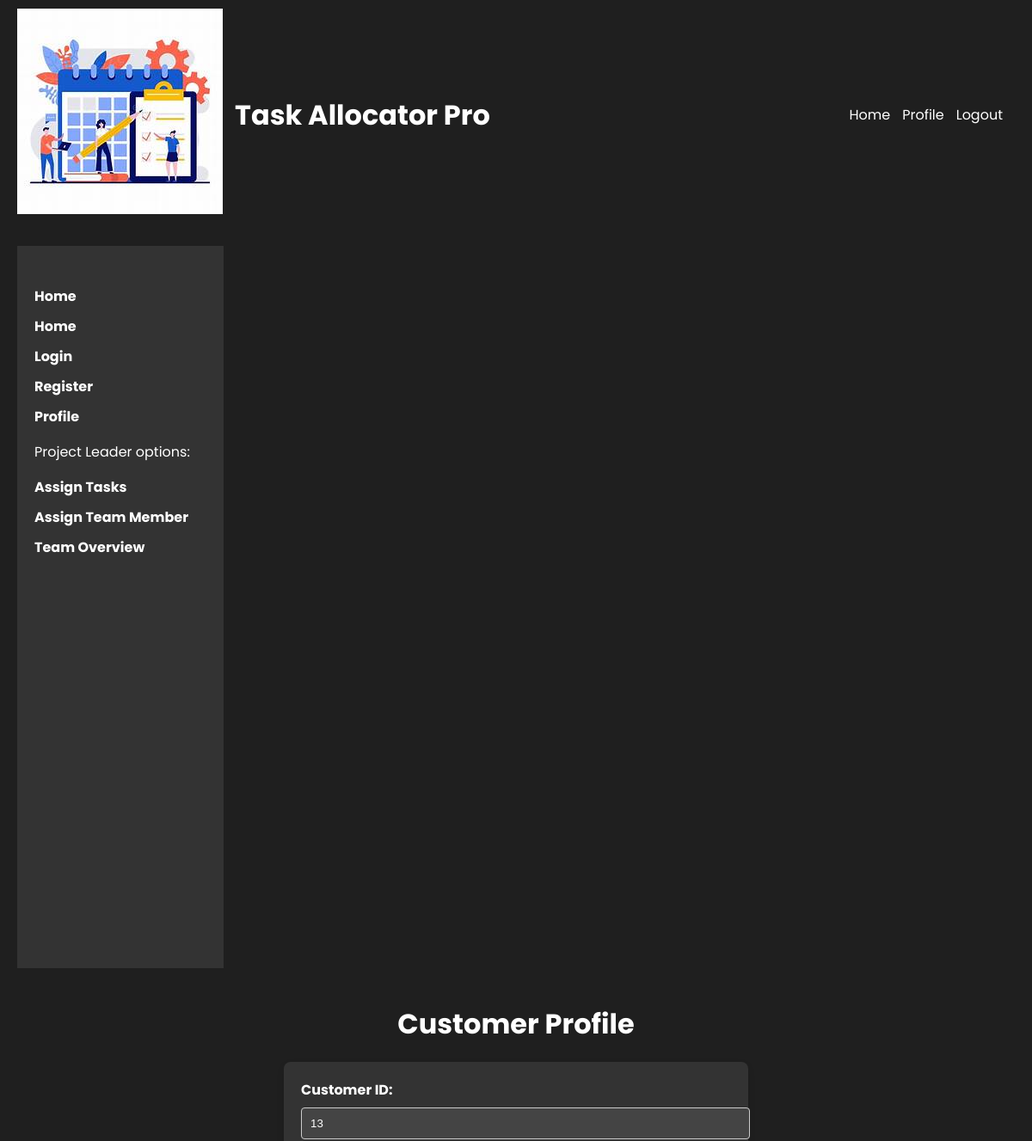
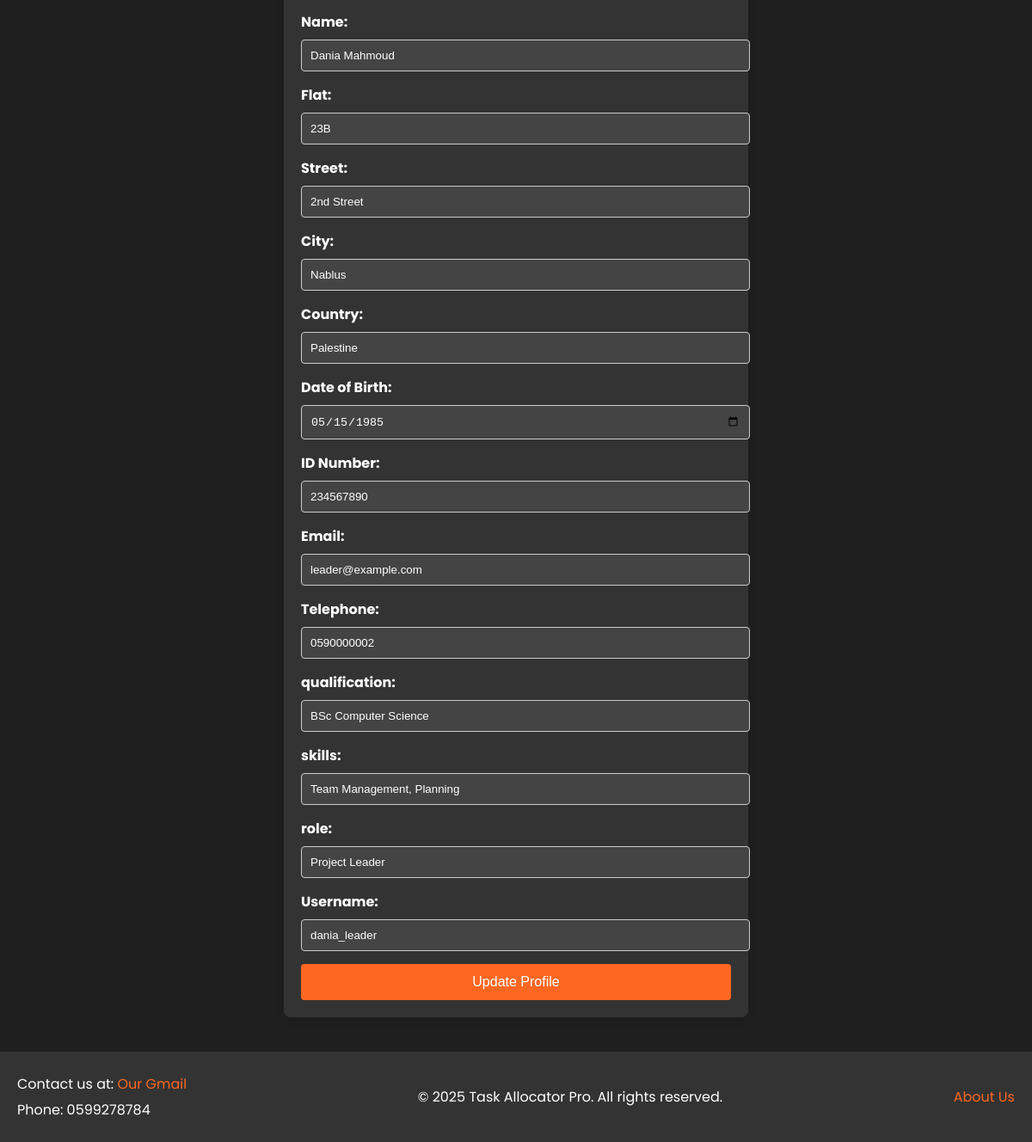
Page /php/profile.php (signed in) on the committed database (2 pictures, top to bottom).
### tables this page shows
CREATE TABLE `users` (
  `user_id` int NOT NULL,
  `name` varchar(255) NOT NULL,
  `email` varchar(255) NOT NULL,
  `role` enum('Manager','Project Leader','Team Member') NOT NULL,
  `username` varchar(50) NOT NULL,
  `password` varchar(255) NOT NULL,
  `flat` varchar(50) NOT NULL,
  `street` varchar(100) NOT NULL,
  `city` varchar(50) NOT NULL,
  `country` varchar(50) NOT NULL,
  `dob` date NOT NULL,
  `idnumber` char(10) NOT NULL,
  `telephone` varchar(15) NOT NULL,
  `qualification` varchar(100) NOT NULL,
  `skills` text NOT NULL
);

### php/profile.php (the view, shortened to what this page needs)
<?php
require_once 'db.php.inc';
$query = "SELECT user_id, name, flat, street, city, country, dob, idnumber, email, telephone, qualification, role, skills, username FROM users WHERE user_id = :user_id";
$stmt = $pdo->prepare($query);
$stmt->execute(['user_id' => $_SESSION['user_id']]);
$customer = $stmt->fetch();
?>
<!DOCTYPE html>
<html lang="en">
<head>
    <link rel="stylesheet" href="../styles/style.css">
</head>
<body>
    <?php require_once 'helper.php';
    generateHeader(); ?>
    <div class="container">
         <nav class="sidebar">
        <ul>
            <li><a href="home.php">Home</a></li>
            <li><a href="home.php">Home</a></li>
            <li><a href="login.php">Login</a></li>
            <li><a href="register.php">Register</a></li>
            <li><a href="profile.php">Profile</a></li>
            <?php if (isset($_SESSION['role'])) : ?>
                <?php if ($_SESSION['role'] == 'Manager') : ?>
                    <li>
                        <p>Manager options:</p>
                    </li>
                    <li><a href="addProject.php">Add Project</a></li>
                    <li><a href="viewProjects.php">View Projects</a></li>
                <?php elseif ($_SESSION['role'] == 'Project Leader') : ?>
                    <li>
                        <p>Project Leader options:</p>
                    </li>
                    <li><a href="assignTask.php">Assign Tasks</a></li>
                    <li><a href="assignTeamMember.php">Assign Team Member</a></li>
                    <li><a href="teamOverview.php">Team Overview</a></li>
                <?php endif; ?>
            <?php endif; ?>
        </ul>
    </nav>
        <main class="content">
            <h1>Customer Profile</h1>
            <form action="profile.php" method="POST">
                <label for="user_id">Customer ID:</label>
                <input type="text" id="user_id" name="user_id" value="<?php echo $customer['user_id']; ?>" readonly>
                <label for="name">Name:</label>
                <input type="text" id="name" name="name" value="<?php echo $customer['name']; ?>" required>
                <label for="flat">Flat:</label>
                <input type="text" id="flat" name="flat" value="<?php echo $customer['flat']; ?>" required>
                <label for="street">Street:</label>
                <input type="text" id="street" name="street" value="<?php echo $customer['street']; ?>" required>
                <label for="city">City:</label>
                <input type="text" id="city" name="city" value="<?php echo $customer['city']; ?>" required>
                <label for="country">Country:</label>
                <input type="text" id="country" name="country" value="<?php echo $customer['country']; ?>" required>
                <label for="dob">Date of Birth:</label>
                <input type="date" id="dob" name="dob" value="<?php echo $customer['dob']; ?>" required>
                <label for="idnumber">ID Number:</label>
                <input type="text" id="idnumber" name="idnumber" value="<?php echo $customer['idnumber']; ?>" required>
                <label for="email">Email:</label>
                <input type="email" id="email" name="email" value="<?php echo $customer['email']; ?>" required>
                <label for="telephone">Telephone:</label>
                <input type="tel" id="telephone" name="telephone" value="<?php echo $customer['telephone']; ?>" required>
                <label for="qualification">qualification:</label>
                <input type="text" id="qualification" name="qualification" value="<?php echo $customer['qualification']; ?>" required>
                <label for="skills">skills:</label>
                <input type="text" id="skills" name="skills" value="<?php echo $customer['skills']; ?>" required>
                <label for="role">role:</label>
                <input type="text" id="role" name="role" value="<?php echo $customer['role']; ?>" required>
                <label for="username">Username:</label>
                <input type="text" id="username" name="username" value="<?php echo $customer['username']; ?>" required>
                <button type="submit">Update Profile</button>
            </form>
        </main>
    </div>
</body>
</html>

### styles/style.css (style rules this page uses)
body, html { font-family: 'Poppins', sans-serif; margin: 0; padding: 0; background-color: #1f1f1f; color: white; height: 100%; }
body { display: flex; flex-direction: column; min-height: 100vh; }
main { display: flex; flex-direction: column; align-items: center; justify-content: top; flex-grow: 1; margin: 20px; }
.sidebar { display: flex; flex-direction: column; justify-content: start; padding: 20px; width: 200px; background-color: #333; height: 100vh; position: sticky; top: 0; }
.sidebar ul { list-style-type: none; padding: 0; }
.sidebar ul li { margin: 10px 0; }
.sidebar ul li a { text-decoration: none; color: white; transition: color 0.3s ease; font-weight: bold; }
form { background-color: #333; color: white; padding: 20px; border-radius: 8px; width: 90%; max-width: 500px; margin: auto; box-shadow: 0 4px 8px rgba(0, 0, 0, 0.1); }
form label { display: block; margin-bottom: 8px; font-weight: bold; }
form input, form textarea, form select { width: 100%; padding: 10px; margin-bottom: 15px; border: 1px solid #ccc; border-radius: 4px; background-color: #444; color: white; }
button { display: block; width: 100%; background-color: #fd6721; color: white; padding: 12px 20px; border: none; font-size: 16px; border-radius: 4px; cursor: pointer; transition: background-color 0.3s; }
.container { margin: 20px; }
h1, h2 { text-align: center; margin-bottom: 20px; color: white; }

### rows in the picture
users: user_id "13", name "Dania Mahmoud", flat "23B", street "2nd Street", city "Nablus", country "Palestine", dob "05/15/1985", idnumber "234567890", email "leader@example.com", telephone "0590000002", qualification "BSc Computer Science", skills "Team Management, Planning", role "Project Leader", username "dania_leader"
